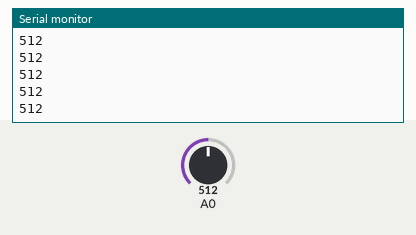
This sketch was run on a simulated Arduino Uno, built with avr-gcc and run on an emulated ATmega328P. On the bench: the last lines printed to the serial monitor. Inputs (shaded band) come from the test bench; at power-on: A0 = 512.

Above: at 1.2 s.
1.3 s: A0 set to 716
At 2.2 s:
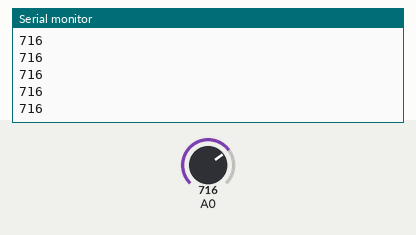
2.8 s: A0 set to 900
At 3.4 s:
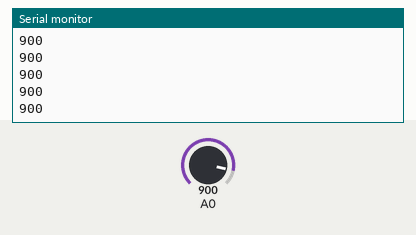
Timing chart, 0 to 5.8 s (numbered marks = the images above; inputs shaded):
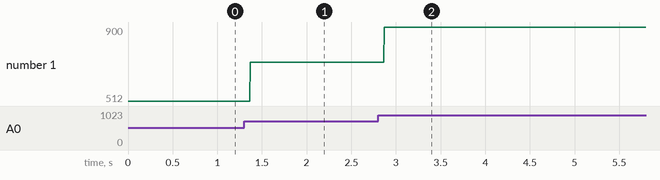

The sketch:

Task_1_Code.ino
```cpp
//Reading potentiometer value through serial monitor

void setup()
{
   Serial.begin(9600);
}

void loop()
{
   // read the input on analog pin 0:
   int analogueValue = analogRead(A0);
   Serial.println(analogueValue);
}
```

Measured:
- after the input at 1.3 s, the serial monitor: prints a new line after 0.07 s (image 1)
- after the input at 2.8 s, the serial monitor: prints a new line after 0.07 s (image 2)
- plotted number 1: 512 → 716 after the input at 1.3 s, 716 → 900 after the input at 2.8 s
